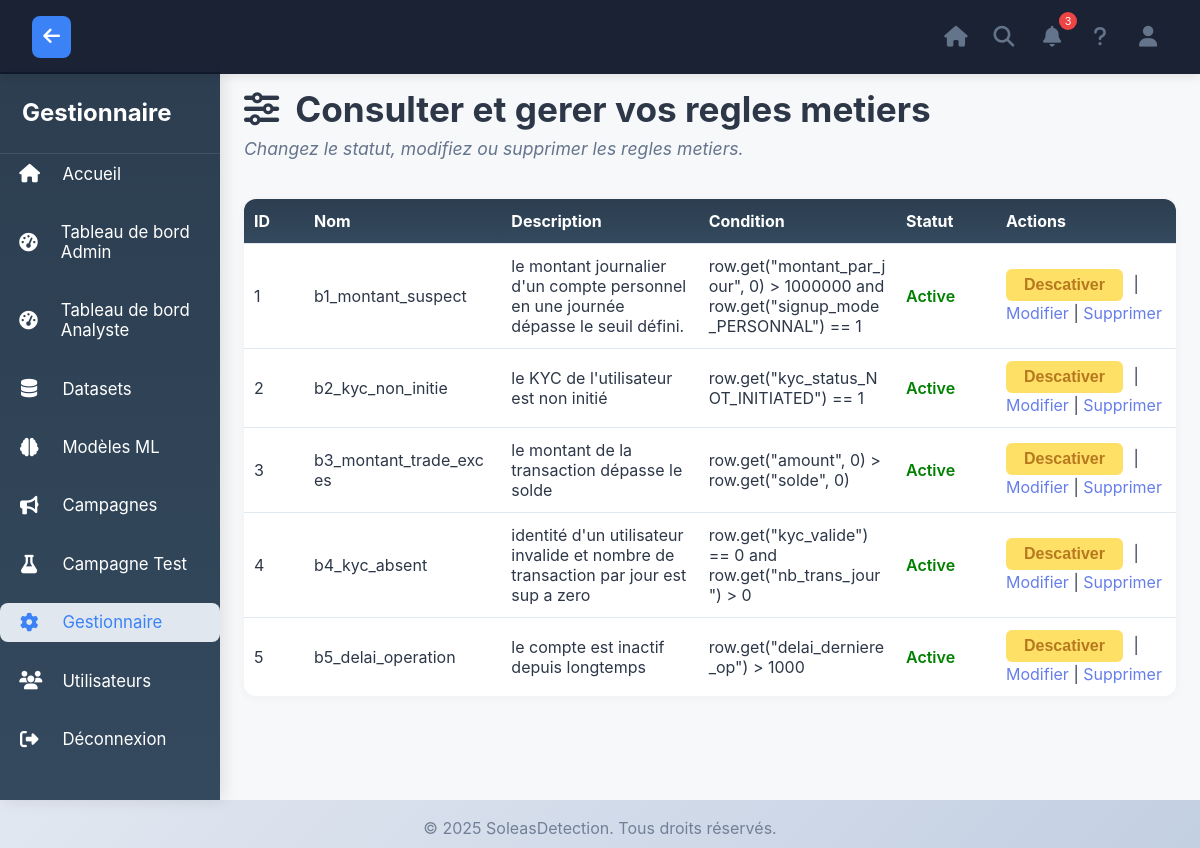
The app's page /gestionnaire/regles/ (signed in) with its own data.
### SoleasDectection/models.py (models this page shows, shortened)
class RegleMetier(models.Model):
    nom = models.CharField(max_length=255)
    description = models.TextField()
    condition = models.TextField(help_text="Exemple : montant > 1000000")
    actif = models.BooleanField(default=True)
    date_creation = models.DateTimeField(auto_now_add=True)

### SoleasDectection/views.py (the view)
# urls.py: path('gestionnaire/regles/', views.gestionnaire_regles_metier, name='gestionnaire_regles_metier'),
@login_required
def gestionnaire_regles_metier(request):
    regles = RegleMetier.objects.all()
    return render(request, "gestionnaire/gestionnaire_regles_metier.html", {
        "page title": 'Panel Gestionnaire',
        "regles": regles,
    })

### SoleasDectection/templates/gestionnaire/gestionnaire_regles_metier.html (shortened to what this page needs)
{% load static %}
<!DOCTYPE html>
<html lang="fr">
<head>
    <link rel="stylesheet" href="https://cdnjs.cloudflare.com/ajax/libs/font-awesome/6.5.0/css/all.min.css">
    <link rel="stylesheet" href="{% static 'css/gestionnaire_regles_metier.css' %}">
</head>
<body>
    <header class="dashboard-header">
        <div class="header-left">
            <button class="back-button" onclick="window.history.back()">
                <i class="fas fa-arrow-left"></i>
            </button>
        </div>
        <div class="header-icons">
            <button class="header-icon" onclick="goHome()" title="Accueil">
                <i class="fas fa-home"></i>
            </button>
            <button class="header-icon" onclick="openSearch()" title="Rechercher">
                <i class="fas fa-search"></i>
            </button>
            <button class="header-icon" onclick="openNotifications()" title="Notifications">
                <i class="fas fa-bell"></i>
                <span class="notification-badge">3</span>
            </button>
            <button class="header-icon" onclick="openHelp()" title="Aide">
                <i class="fas fa-question"></i>
            </button>
            <button class="header-icon" onclick="openProfile()" title="Profil">
                <i class="fas fa-user"></i>
            </button>
        </div>
    </header>
    <div class="wrapper">
        <nav class="sidebar">
            <div class="sidebar-header">
                <h2>Gestionnaire</h2>
            </div>
            <ul>
                <li><a href="{% url 'dashboard_accueil' %}"><i class="fas fa-home"></i>Accueil</a></li>
                <li><a href="{% url 'dashboard_admin' %}"><i class="fas fa-tachometer-alt"></i>Tableau de bord Admin</a></li>
                <li><a href="{% url 'dashboard_analyste' %}"><i class="fas fa-tachometer-alt"></i>Tableau de bord Analyste</a></li>
                <li><a href="{% url 'first_dashboard_dataset' %}"><i class="fas fa-database"></i>Datasets</a></li>
                <li><a href="{% url 'first_dashboard_ML' %}"><i class="fas fa-brain"></i>Modèles ML</a></li>
                <li><a href="{% url 'first_dashboard_campagnes' %}"><i class="fas fa-bullhorn"></i>Campagnes</a></li>
                <li><a href="{% url 'first_dashboard_campagnes' %}"><i class="fas fa-flask"></i>Campagne Test</a></li>
                <li><a href="{% url 'first_dashboard_gestionnaire' %}" class="active"><i class="fas fa-cog"></i>Gestionnaire</a></li>
                <li><a href="{% url 'first_dashboard_utilisateurs' %}"><i class="fas fa-users"></i>Utilisateurs</a></li>
                <li><a href="{% url 'logout' %}"><i class="fas fa-sign-out-alt"></i>Déconnexion</a></li>
            </ul>
        </nav>
        <div class="main-content">
            <div class="page-header loading">
                <h1>
                    <i class="fas fa-sliders-h"></i>
                    Consulter et gerer vos regles metiers
                </h1>
                <p>Changez le statut, modifiez ou supprimer les regles metiers.</p>
            </div>
            <table>
                <thead>
                    <tr>
                        <th style="width: 60px;">ID</th>
                        <th>Nom</th>
                        <th>Description</th>
                        <th>Condition</th>
                        <th style="width: 100px;">Statut</th>
                        <th style="width: 180px;">Actions</th>
                    </tr>
                </thead>
                <tbody>
                    {% for regle in regles %}
                        <tr>
                            <td>{{ regle.id}}</td>
                            <td>{{ regle.nom }}</td>
                            <td>{{ regle.description }}</td>
                            <td>{{ regle.condition }}</td>
                            <td>
                                {% if regle.actif %}
                                    <span style="color: green;" class="actif">Active</span>
                                {% else %}
                                    <span style="color: red" class="inactif">Désactivée</span>
                                {% endif %}
                            </td>
                            <td>
                                <a href="{% url 'toggle_regle_metier' regle.id %}">
                                    {% if regle.actif %}
                                        <button class="btn btn-warning">Descativer</button>
                                    {% else %}
                                        <button class="btn btn-success">Activer</button>
                                    {% endif %}
                                </a>
                                {% if request.user.role == 'admin' %}
                                    | <a href="{% url 'modifier_regle_metier' regle.id %}">Modifier</a>
                                    | <a href="{% url 'supprimer_regle_metier' regle.id %}">Supprimer</a>
                                {% endif %}
                            </td>
                        </tr>
                    {% endfor %}
                </tbody>
            </table>
        </div>
    </div>
    <footer>
        <p>&copy; 2025 SoleasDetection. Tous droits réservés.</p>
    </footer>
</body>
</html>

### SoleasDectection/static/css/gestionnaire_regles_metier.css (style rules this page uses)
* { margin: 0; padding: 0; box-sizing: border-box; }
html, body { font-family: 'Inter', 'Segoe UI', Tahoma, Geneva, Verdana, sans-serif; background: linear-gradient(135deg, #f5f7fa 0%, #c3cfe2 100%); height: 100%; color: #2d3748; }
.dashboard-header { background: rgba(15, 23, 42, 0.95); color: white; padding: 1rem 2rem; display: flex; justify-content: space-between; align-items: center; box-shadow: 0 2px 10px rgba(0, 0, 0, 0.1); position: fixed; left: 0; top: 0; right: 0; width: 100%; z-index: 1100; }
.header-left { display: flex; align-items: center; gap: 1rem; }
.back-button { background: #3b82f6; color: #fff; border: none; padding: 0.7rem; border-radius: 8px; cursor: pointer; font-size: 1.2rem; display: flex; align-items: center; transition: background 0.2s; }
.header-icons { display: flex; gap: 0.5rem; }
.header-icon { background: none; border: none; color: #64748b; font-size: 1.3rem; padding: 0.5rem; border-radius: 50%; cursor: pointer; transition: background 0.2s, color 0.2s; position: relative; min-width: 2.5rem; min-height: 2.5rem; display: flex; align-items: center; justify-content: center; }
.header-icon i { font-size: 1.3rem; }
.notification-badge { position: absolute; top: -5px; right: -5px; background: #ef4444; color: white; border-radius: 50%; width: 18px; height: 18px; font-size: 0.7rem; display: flex; align-items: center; justify-content: center; }
.wrapper { display: flex; min-height: 100vh; }
.sidebar { width: 220px; background: linear-gradient(180deg, #2c3e50 0%, #34495e 100%); color: white; padding: 0; position: fixed; top: 72px; left: 0; height: calc(100vh - 72px); overflow-y: auto; box-shadow: 4px 0 15px rgba(0, 0, 0, 0.1); z-index: 1000; }
.sidebar-header { padding: 26px 22px; border-bottom: 1px solid rgba(255, 255, 255, 0.1); background: transparent; }
.sidebar-header h2 { font-size: 1.5em; font-weight: bold; color: #fff; background: none; }
.sidebar ul { list-style: none; padding: 0; margin: 0; }
.sidebar ul li { margin-bottom: 1.2rem; }
.sidebar a { color: #fff; text-decoration: none; font-size: 1.05rem; display: flex; align-items: center; gap: 0.7rem; padding: 0.6rem 1.2rem; border-radius: 8px; transition: background 0.2s, color 0.2s; }
.sidebar a.active, .sidebar a:hover { background: #e0e7ef; color: #3b82f6; }
.sidebar a.active i, .sidebar a:hover i { color: #3b82f6; }
.sidebar a i { margin-right: 12px; width: 20px; text-align: center; font-size: 1.1em; }
.main-content { margin-left: 220px; padding: 20px; width: calc(100% - 220px); padding: 88px 1.5rem 2rem 1.5rem; min-height: 100vh; background: #f6f8fa; }
.page-header.loading { text-align: left; margin-bottom: 2.5rem; padding-left: 0; }
.page-header.loading h1 { justify-content: flex-start; font-size: 2.2rem; gap: 1rem; margin-bottom: 0.5rem; display: flex; align-items: center; }
.page-header.loading p { margin: 0; color: #64748b; font-size: 1.1rem; max-width: 600px; font-style: italic; }
table { width: 100%; border-collapse: collapse; margin: 28px 0 32px 0; background: #fff; border-radius: 12px; box-shadow: 0 2px 8px rgba(44,62,80,0.04); overflow: hidden; table-layout: fixed; justify-content: space-between; }
th, td { padding: 12px 10px; text-align: left; border-bottom: 1px solid #e2e8f0; font-size: 1em; word-break: break-word; }
th { background: linear-gradient(180deg, #2c3e50 0%, #34495e 100%); color: #fff; font-weight: 700; }
tr:last-child td { border-bottom: none; }
a { color: #667eea; text-decoration: none; transition: color 0.18s; }
.btn { padding: 7px 18px; border-radius: 6px; font-size: 1em; font-weight: 600; border: none; cursor: pointer; transition: background 0.2s, color 0.2s; margin-right: 6px; margin-bottom: 2px; }
.btn-warning { background: #ffe066; color: #b7791f; }
.actif { font-weight: 600; color: #38a169; }
footer { width: 100%; text-align: center; padding: 18px 0 10px 0; background: transparent; color: #718096; position: relative; bottom: 0; left: 0; }

### records on screen
RegleMetier: id "1", nom "b1_montant_suspect", description "le montant journalier d'un compte personnel en une journée dépasse le seuil défini.", condition "row.get(\"montant_par_jour\", 0) > 1000000 and row.get(\"signup_mode_PERSONNAL\") == 1", actif "Active"
RegleMetier: id "2", nom "b2_kyc_non_initie", description "le KYC de l'utilisateur est non initié", condition "row.get(\"kyc_status_NOT_INITIATED\") == 1", actif "Active"
RegleMetier: id "3", nom "b3_montant_trade_exces", description "le montant de la transaction dépasse le solde", condition "row.get(\"amount\", 0) > row.get(\"solde\", 0)", actif "Active"
RegleMetier: id "4", nom "b4_kyc_absent", description "identité d'un utilisateur invalide et nombre de transaction par jour est sup a zero", condition "row.get(\"kyc_valide\") == 0 and row.get(\"nb_trans_jour\") > 0", actif "Active"
RegleMetier: id "5", nom "b5_delai_operation", description "le compte est inactif depuis longtemps", condition "row.get(\"delai_derniere_op\") > 1000", actif "Active"
